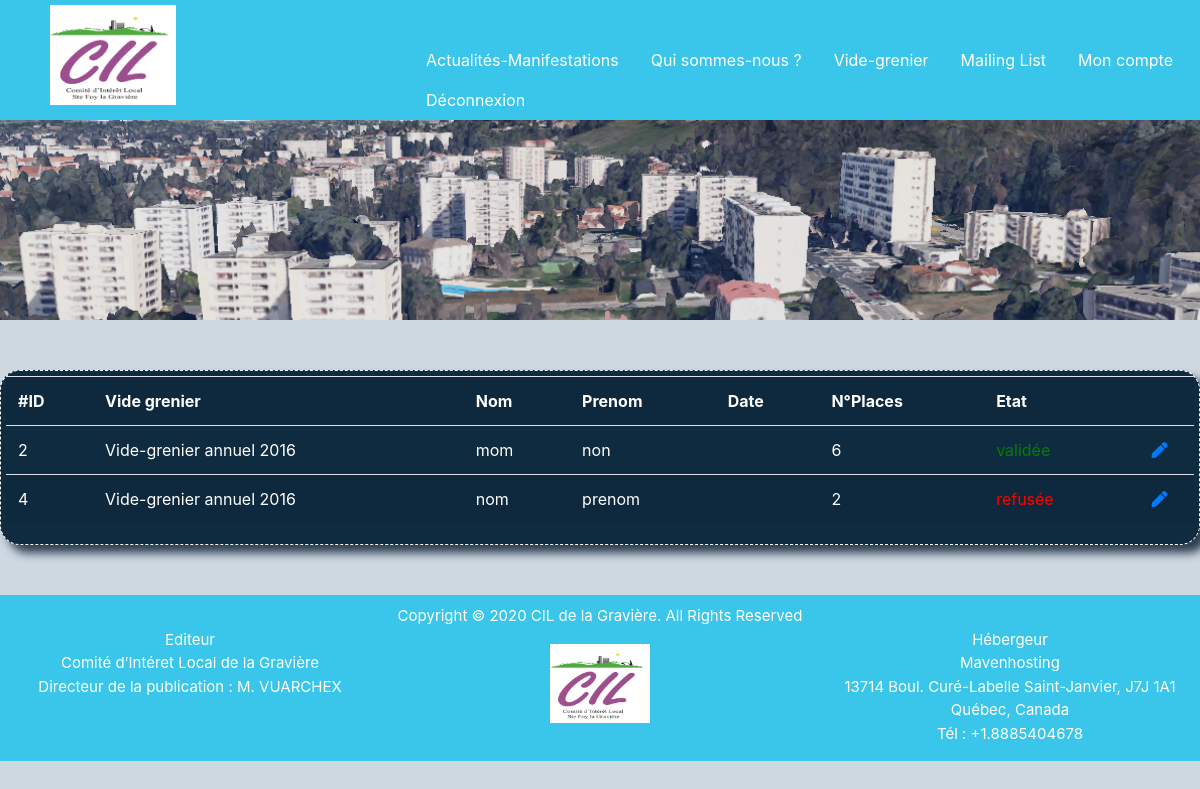
Screenshot of /Vide_grenier_V0.2/php/admin_attente.php (signed in) with the database file from the repository.
### tables this page shows
CREATE TABLE `reservation_vg` (
    `ID_RESA` int(11) PRIMARY KEY  NOT NULL AUTO_INCREMENT,
    `ID_VG` int(11) NOT NULL,
    `ID_UTIL` int(11) NOT NULL,
    `NOM_RESA` varchar(50) NOT NULL,
    `PRENOM_RESA` varchar(50) NOT NULL,
    `MAIL_RESA` varchar(50) NOT NULL,
    `ADDRESSE_RESA` varchar(100) NOT NULL,
    `CODE_POSTAL_RESA` varchar(6) NOT NULL,
    `VILLE_RESA` varchar(50) NOT NULL,
    `PORTABLE_RESA` varchar(15) DEFAULT NULL,
    `CNI_RESA` varchar(12) NOT NULL,
    `DELIVRE_CNI_RESA` varchar(10) NOT NULL,
    `PAR_CNI_RESA` varchar(50) NOT NULL,
    `IMMATRICULATION_RESA` varchar(10) NOT NULL,
    `NBR_RESA` int(11) NOT NULL,
    `INFO_RESA` varchar(150) DEFAULT NULL,
    `STATU_RESA` int(11) NOT NULL DEFAULT 1
  );

CREATE TABLE `videgrenier` (
    `ID_VG` int(11) PRIMARY KEY NOT NULL AUTO_INCREMENT,
    `LABEL_VG` varchar(50) DEFAULT NULL,
    `DATE_VG` varchar(11) DEFAULT NULL,
    `HEURE_VG` varchar(15) NOT NULL,
    `ADDRESSE_VG` varchar(100) NOT NULL,
    `NBR_EMPLACEMENTS` int(11) DEFAULT NULL,
    `NBR_RESTANT_VG` int(11) NOT NULL,
    `PRIX_EMPLACEMENTS` decimal(10,0) DEFAULT NULL
  );

### Vide_grenier_V0.2/php/admin_attente.php (the view, shortened to what this page needs)
<?php
if (isset($_SESSION['id_util']) && $_SESSION["admin"] == 1) {
?>
    <!DOCTYPE html>
    <html lang="fr">
    <head>
        <link rel="stylesheet" href="../css/bootstrap.min.css">
        <link rel="stylesheet" href="../css/monstyle.css">
    <link rel="stylesheet" href="https://use.fontawesome.com/releases/v5.7.1/css/all.css">
    </head>
    <body>
        <?php
        include 'inc_header.php';
        ?>
        <main id="listeAttente">
            <?php
            try {
                include 'inc_bdd.php';
                $select_attente =  "SELECT * FROM reservation_vg JOIN videgrenier ON reservation_vg.id_vg = videgrenier.id_vg JOIN statuts ON reservation_vg.statu_resa = statuts.id_statuts /*WHERE STATU_RESA = 1*/";
                $resultat_select = $base->prepare($select_attente);
                $resultat_select->execute();
                $table = "<table class=\"table table-striped\">
                <tr>
                    <th>#ID</th>
                    <th>Vide grenier</th>
                    <th>Nom</th>
                    <th>Prenom</th>
                    <th>Date</th>
                    <th>N°Places</th>
                    <th>Etat</th>
                    <th> </th>
                </tr>";
                while ($ligne = $resultat_select->fetch()) {
                    switch ($ligne['STATU_RESA'])
                    {
                        case 2:
                            $info="<td style='color:green'> validée </td>";
                            break;
                        case 3:
                            $info="<td style='color:red'> refusée </td>";
                            break;
                    }
                    $table .= "<tr>
                        <td>" . $ligne['ID_RESA'] . "</td>
                        <td>" . $ligne['LABEL_VG'] . "</td>
                        <td>" . $ligne['NOM_RESA'] . "</td>
                        <td>" . $ligne['PRENOM_RESA'] . "</td>
                        <td>" . $ligne['INFO_RESA'] . "</td>
                        <td>" . $ligne['NBR_RESA'] . "</td> $info
                        <td class=\"text-center\"><a href=\"admin_voir_resa.php?id_resa=".$ligne['ID_RESA']."\"><i class='fas fa-pen'></i></a></td>
                        </tr>";
                }
                $table .= "</table>";
                echo "<section class = \"boxSite\">";
                echo $table;
                echo "<div id=\"erreurSupp\" class=\"red\">";
                echo "</div></section>";
            } catch (Exception $e) {
                die('Erreur : ' . $e->getMessage());
            } finally {
                $base = null;
            }
            ?>
        </main>
        <?php
        include 'inc_footer.php';
        ?>
    </body>
    </html>
<?php
} else {
    header("Location:accueil.php");
}
?>

### Vide_grenier_V0.2/css/monstyle.css (style rules this page uses)
html { position: relative; min-height: 100%; width: auto !important; overflow-x: hidden !important; background-color: #CED8E1; }
body { width: auto !important; overflow-x: hidden !important; background-color: #CED8E1; }
.boxSite { border-radius: 20px; border: 1px white dashed; box-shadow: 8px 8px 10px #2C3E50; margin: 50px auto; background-color: #0F2B40; color: white; padding: 5px; }
.table-striped { color: white !important; }

### rows the page displays
reservation_vg: ID_RESA "2", ID_VG.LABEL_VG "Vide-grenier annuel 2016", NOM_RESA "mom", PRENOM_RESA "non", NBR_RESA "6", STATU_RESA "validée"
reservation_vg: ID_RESA "4", ID_VG.LABEL_VG "Vide-grenier annuel 2016", NOM_RESA "nom", PRENOM_RESA "prenom", NBR_RESA "2", STATU_RESA "refusée"
